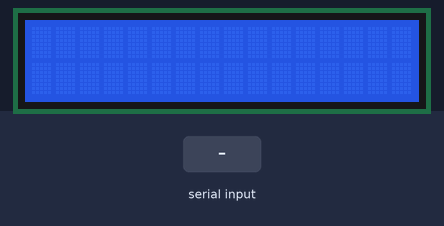
A sketch run on a simulated Arduino Mega 2560, built with avr-gcc and run on an emulated ATmega2560. Shown: 16×2 character LCD. The inputs (shaded band) are chosen by the test bench. What the sketch prints to the serial monitor is not drawn.

Above: at 1.2 s.
1.3 s: "1" received over Serial
At 2.1 s:
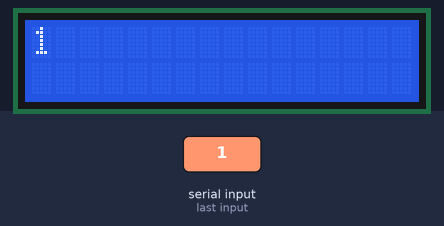
2.9 s: "0" received over Serial
At 3.3 s:
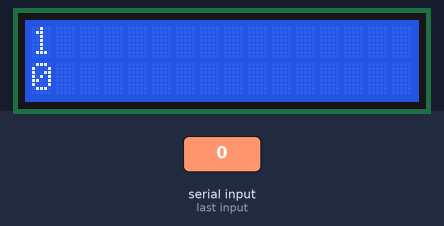
4.5 s: "2" received over Serial
At 5.7 s:
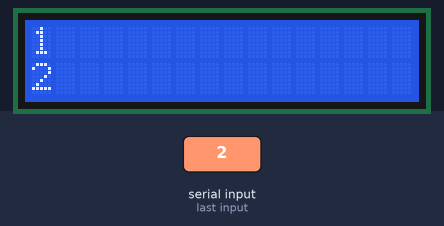
Timing chart, 0 to 7.5 s (numbered marks = the images above; inputs shaded):
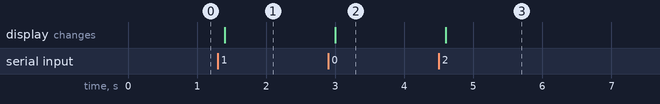

Measured:
- after the input at 1.3 s, the display: changes after 0.10 s (image 1)
- after the input at 2.9 s, the display: changes after 0.10 s (image 2)
- after the input at 4.5 s, the display: changes after 0.10 s (image 3)

The sketch:

lcd_capstone_cahllenge3.ino
```cpp
#include <LiquidCrystal.h>
LiquidCrystal lcd(22, 23, 24, 25, 26, 27);
String lcdString = "";


void setup() {
  lcd.begin(16, 2);
  Serial.begin(9600);
  lcd.setCursor(0, 0);
}

void loop() {


  if (Serial.available()) {

    delay(100);
    while (Serial.available() > 0) {       //문자 수 만큼 반복
      char lcdChar = (char)Serial.read();  //문자 하나씩 읽고
      lcdString += lcdChar;                //읽은 문자를 하나씩 더해 문자열을 만듬
    }
    lcd.print(lcdString);  //문자열 LCD에 출력
    Serial.println(lcdString);
    lcdString = "";  //문자열 초기화
    lcd.print("               ");
    lcd.setCursor(0, 1);
    lcd.print(lcdString);
  }
}
```
